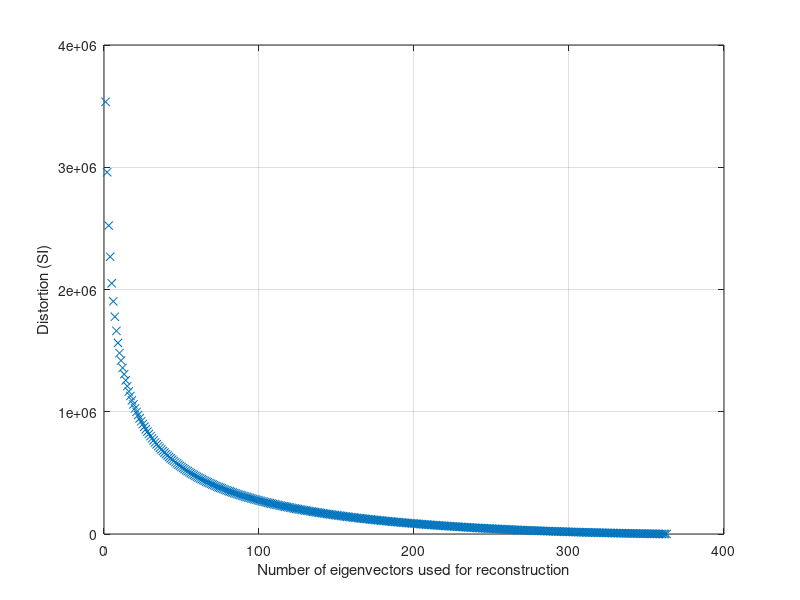

Recreate this plot in MATLAB.
close all
clear all
load('distortion.mat')

figure()
plot(distortion, 'x')
grid on 
xlabel('Number of eigenvectors used for reconstruction')
ylabel('Distortion (SI)')